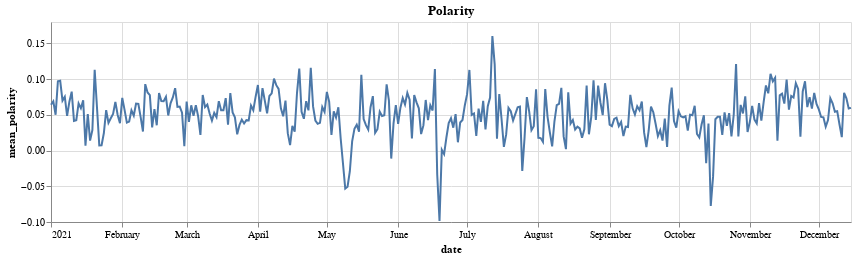

Vega-Lite specification for this chart:
### Vega-Lite specification from a JSON file in a GitHub repository (floating-point values rounded to 4 significant figures; data arrays with more than 128 entries replaced by an {"elided": "..."} marker saying what was removed)
{"config": {"view": {"continuousWidth": 400, "continuousHeight": 300}}, "data": {"name": "data-fa031c609029636db8afc0b5ac7bb01f"}, "mark": "line", "encoding": {"x": {"type": "temporal", "field": "date"}, "y": {"type": "quantitative", "field": "mean_polarity"}}, "height": 200, "title": "Polarity", "width": 800, "$schema": "https://vega.github.io/schema/vega-lite/v4.8.1.json", "datasets": {"data-fa031c609029636db8afc0b5ac7bb01f": {"elided": "349 records"}}}
